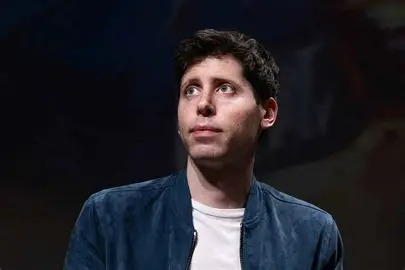
#> input picture download.jpg, 405 x 270 px
$ python -i App.py   (imports and definitions only)
#> lines starting #> are read from the running program, lines starting #| are printed output that depends on the picture; after the words box and inside, x2 and y2 are one past the last pixel; in counts of white or black regions, pixels touching at a corner belong together
#> further down, picture is the input picture: shape (270, 405, 3); mean B, G, R 39.8, 33.6, 34.6
import cv2
import streamlit as st
import numpy as np

# Load Haar Cascade Classifiers
face_cascade = cv2.CascadeClassifier(r'C:\Users\reddy\Downloads\Projects\VisionHub\haarcascade_frontalface_default.xml')
eye_cascade = cv2.CascadeClassifier(r'C:\Users\reddy\Downloads\Projects\VisionHub\haarcascade_eye (1).xml')

# Streamlit UI
# [3 lines not run here, left out]

menu = ["Home", "Image Detection", "Webcam Detection"]
# [1 line that did not run here, left out]

def detect_faces_eyes(img):
    gray = cv2.cvtColor(img, cv2.COLOR_BGR2GRAY)
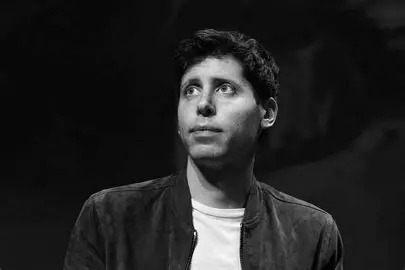
#> gray: shape (270, 405); min 0, max 251, mean 34.6
    faces = face_cascade.detectMultiScale(gray, 1.3, 5)
#> faces = [[160, 50, 96, 96]]
    for (x,y,w,h) in faces:
        cv2.rectangle(img,(x,y),(x+w,y+h),(255,0,0),2)
        roi_gray = gray[y:y+h, x:x+w]
        roi_color = img[y:y+h, x:x+w]
        eyes = eye_cascade.detectMultiScale(roi_gray)
        for (ex,ey,ew,eh) in eyes:
            cv2.rectangle(roi_color,(ex,ey),(ex+ew,ey+eh),(0,255,0),2)
#> this loop made 1 pass
#> (x, y, w, h, eyes) on pass 1: (160, 50, 96, 96, [[19, 28, 24, 24], [53, 26, 26, 26]])
#> pass 1, in detect_faces_eyes, `roi_gray = gray[y:y+h, x:x+w]`:
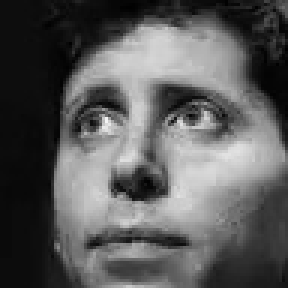
#> roi_gray: shape (96, 96) (shown 3 times larger); min 1, max 244, mean 90.7
#> pass 1, in detect_faces_eyes, `roi_color = img[y:y+h, x:x+w]`:
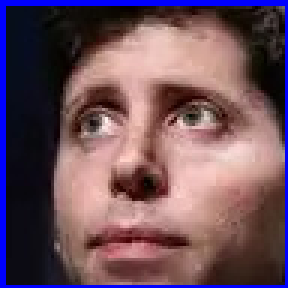
#> roi_color: shape (96, 96, 3) (shown 3 times larger); mean B, G, R 93.2, 80.8, 109.1
#> after the loop:
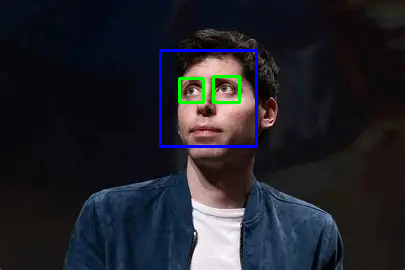
#> img: shape (270, 405, 3); 1.59% of pixels changed, all inside (x1, y1, x2, y2) = (159, 49, 258, 148)
#> after the loop:
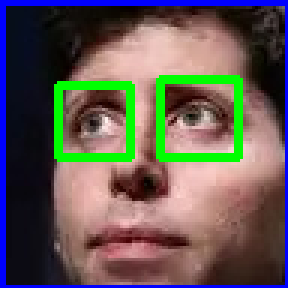
#> roi_color: shape (96, 96, 3) (shown 3 times larger); 6.42% of pixels changed, all inside (x1, y1, x2, y2) = (18, 25, 81, 54)
    return img

# [31 lines not run here, left out]

>>> import cv2
>>> picture = cv2.imread('download.jpg')
>>> result = detect_faces_eyes(picture)

$ run again, on Face and Eye Detection.png
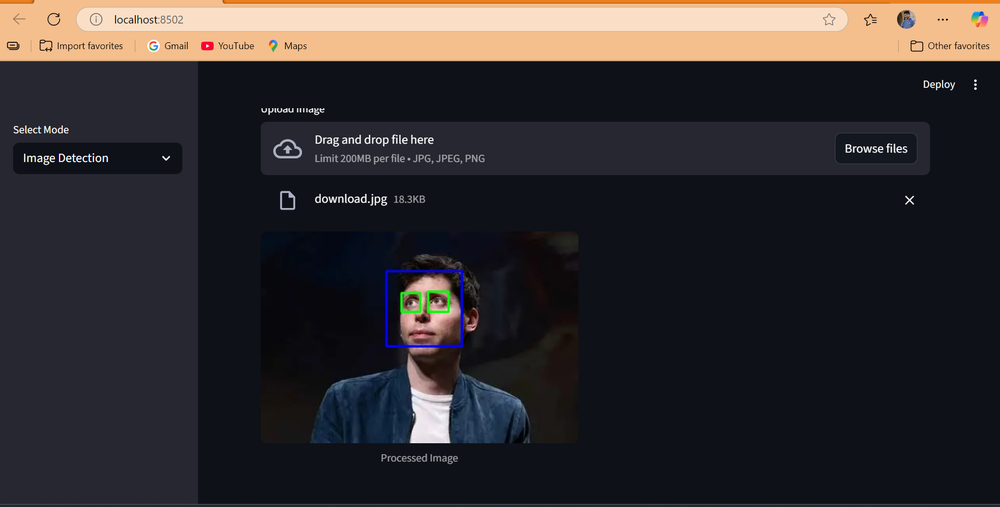
#> input picture Face and Eye Detection.png, 1000 x 507 px, shrunk from 1914 x 970 before the run
#> picture is the input picture: shape (507, 1000, 3); mean B, G, R 47.7, 46.7, 50.4
#> faces = [[388, 273, 69, 69]]
#> the loop in detect_faces_eyes, `for (x,y,w,h) in faces:` made 1 pass
#> (x, y, w, h, eyes) on pass 1: (388, 273, 69, 69, [[11, 16, 23, 23], [37, 15, 23, 23]])
#> after the loop in detect_faces_eyes, `for (x,y,w,h) in faces:`:
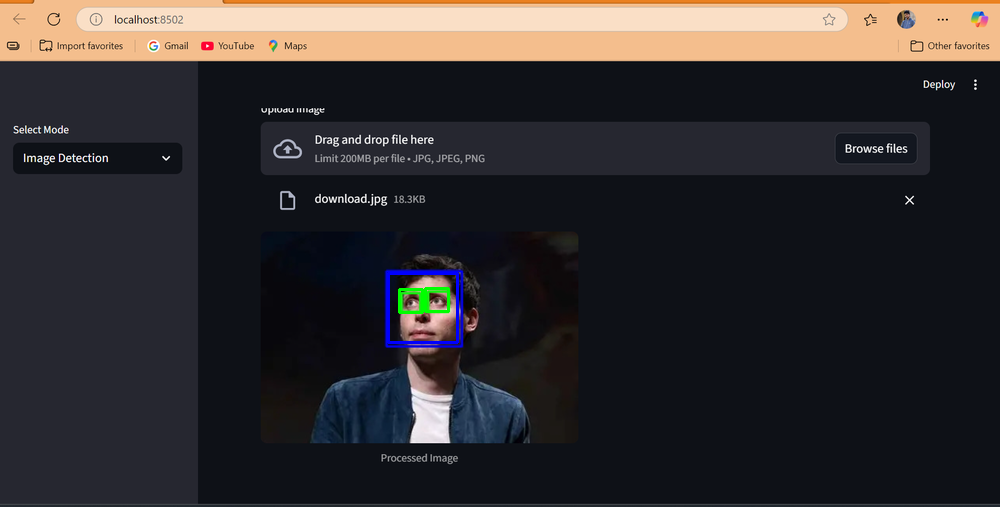
#> img: shape (507, 1000, 3); 0.27% of pixels changed, all inside (x1, y1, x2, y2) = (387, 272, 459, 344)
#> after the loop in detect_faces_eyes, `for (x,y,w,h) in faces:`:
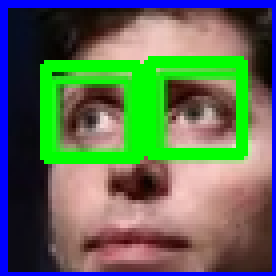
#> roi_color: shape (69, 69, 3) (shown 4 times larger); mean B, G, R 87.2, 108, 92.6
